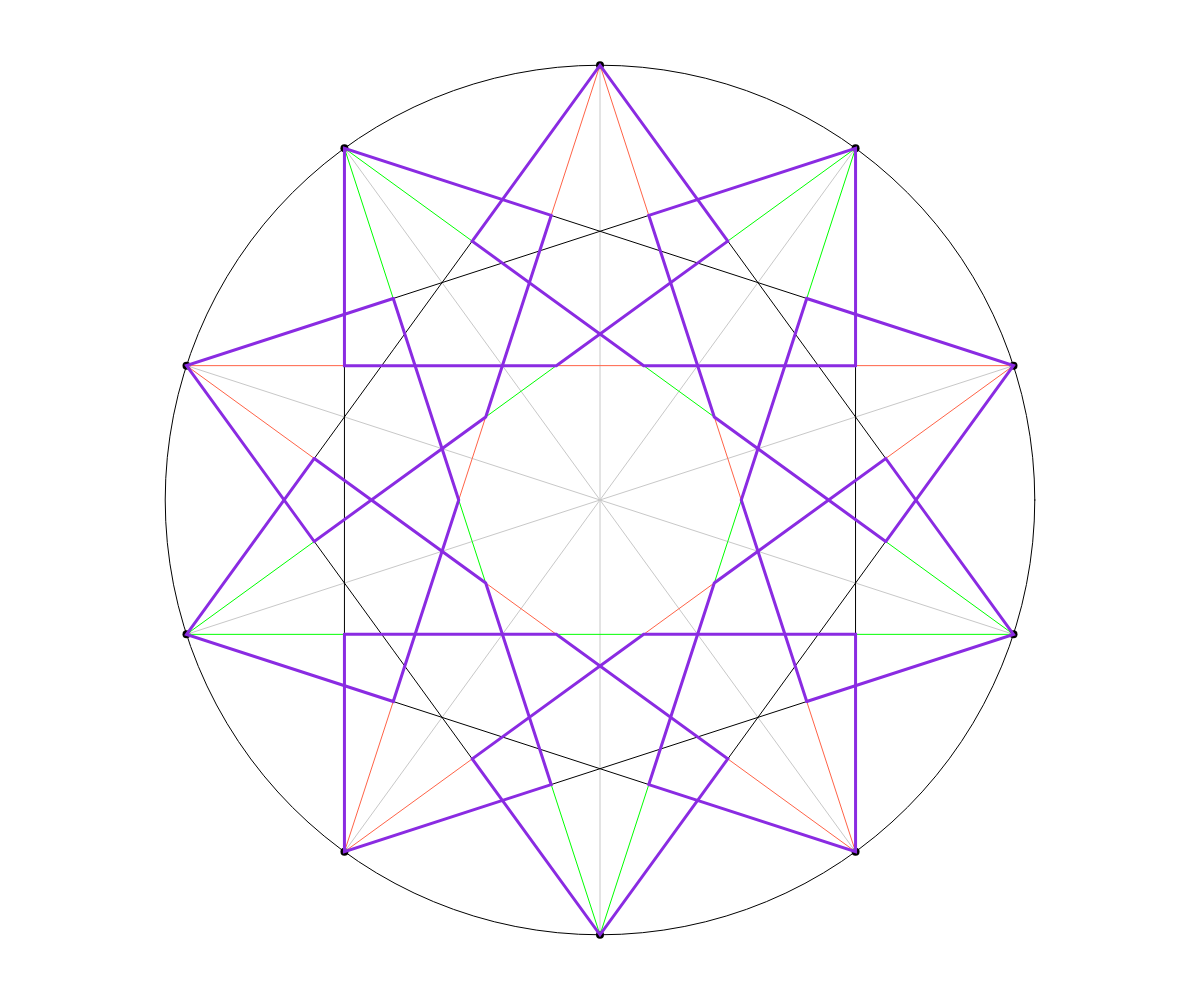
Frame 1 (no input)
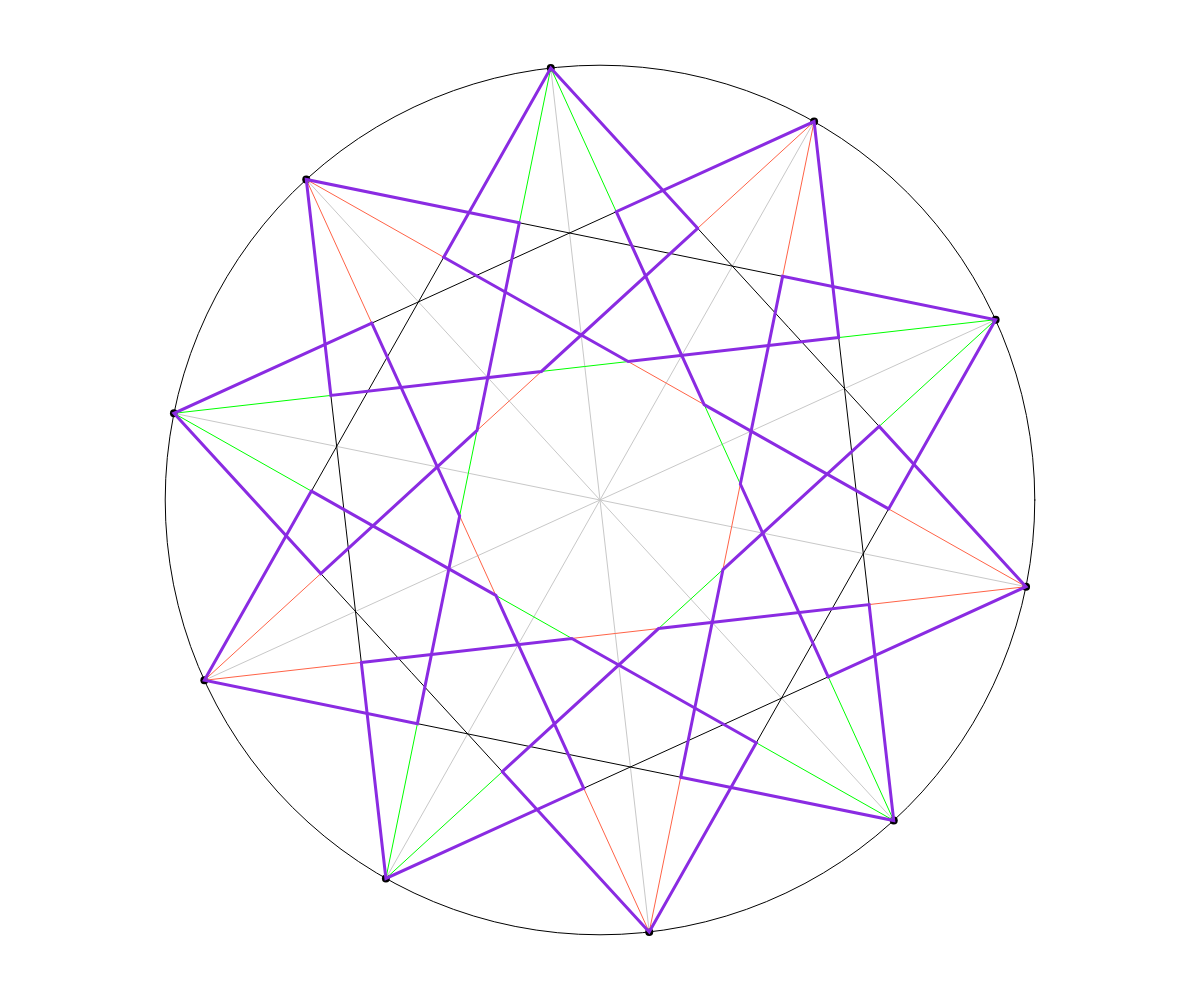
Frame 60 (no input)
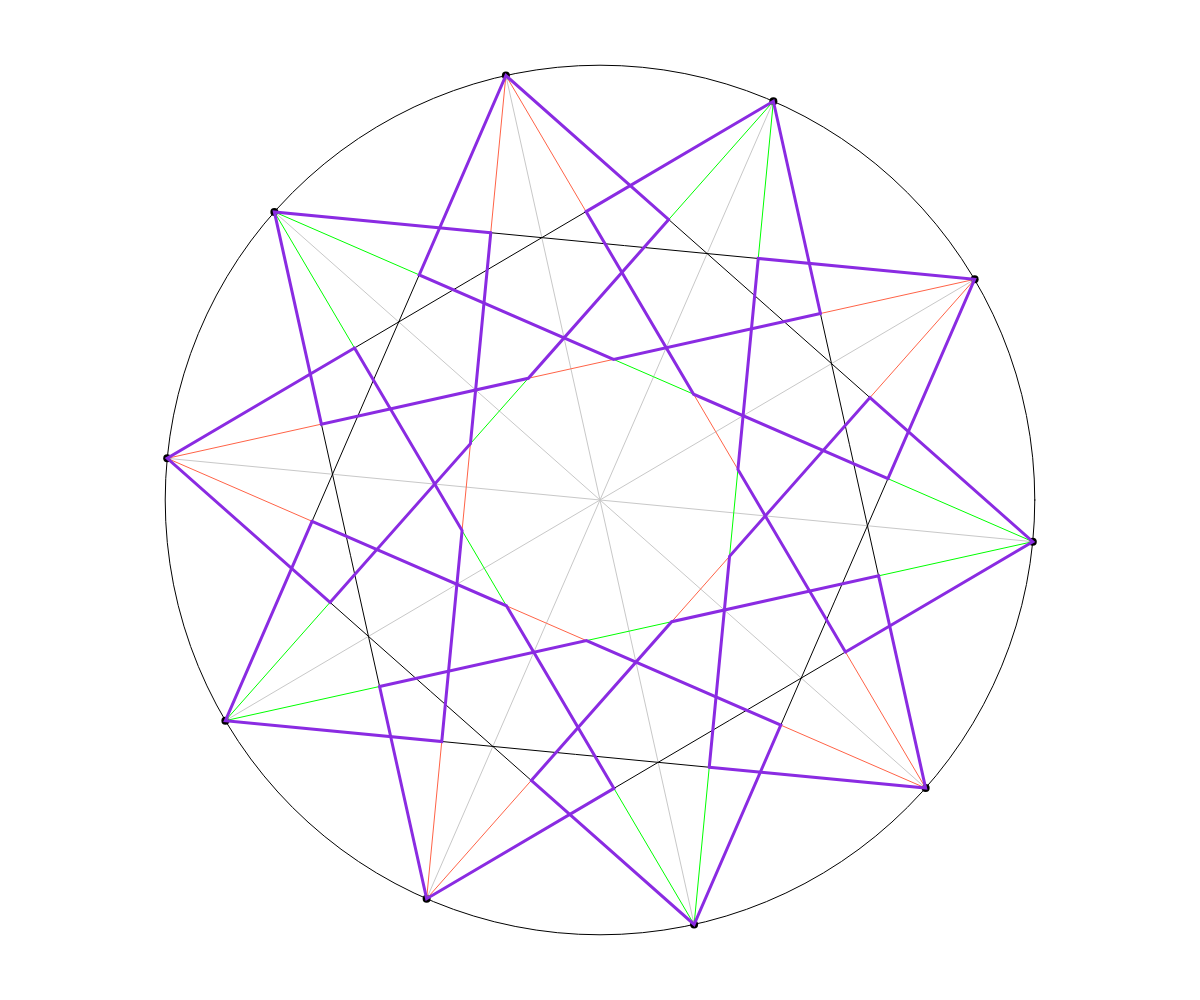
Frame 120 (the mouse pressed at the canvas centre since frame 60)

The p5.js sketch that drew these frames (run headless with seeded random() and noise() and a simulated clock; from frame 60 on, the mouse is pressed at the canvas centre):

// p5.js sketch
// ── sketch.js
var cPoints = [];
var nPoints = 10;
var r = 150;
var theta;
var piOffset;
var piSlices;

function makeLine(a, b) {
  line(a.x, a.y, b.x, b.y);
}

function rotatePoints() {
  for(var i = 0; i < cPoints.length; i++) {
    var newX = cPoints[i].x * cos(theta) - cPoints[i].y * sin(theta);
    var newY = cPoints[i].y * cos(theta) + cPoints[i].x * sin(theta);
    cPoints[i].x = newX;
    cPoints[i].y = newY;
  }
  // theta += 0.001;
}

function drawCircleAndPoints() {
  strokeWeight(1);
  ellipse(0, 0, r * 2, r * 2);
  strokeWeight(8);
  for(var i = 0; i < cPoints.length; i++) {
    point(cPoints[i].x, cPoints[i].y);
  }
}

function drawDividingLines() {
  strokeWeight(1);
  for (var i = 0; i < nPoints / 2; i++) {
    makeLine(cPoints[i], cPoints[i + 5]);
  }
}

function drawFirstStar() {
  strokeWeight(1);
  for (var i = 0; i < nPoints - 1; i += 2) {
    if (i + 4 >= nPoints) {
      makeLine(cPoints[i], cPoints[(i + 4) % nPoints])
    } else {
  		makeLine(cPoints[i], cPoints[i + 4]);
    }
  }
}

function drawSecondStar() {
  strokeWeight(1);
	for (var i = 1; i < nPoints; i += 2) {
    if (i + 4 >= nPoints) {
      makeLine(cPoints[i], cPoints[i + 4 - 10])
    } else {
  		makeLine(cPoints[i], cPoints[i + 4]);
    }
  }
}

function drawTenPointStar() {
  strokeWeight(1);
	for (var i = 0; i < nPoints; i ++) {
    if (i + 3 >= nPoints) {
      makeLine(cPoints[i], cPoints[i + 3 - 10])
    } else {
  		makeLine(cPoints[i], cPoints[i + 3]);
    }
  }
}
  

function drawIt() {
  stroke(0);
  drawCircleAndPoints();
  stroke(200);
  drawDividingLines();
  stroke('tomato');
  drawFirstStar();
  stroke('lime');
  drawSecondStar();
  stroke(0);
  drawTenPointStar();
  makeFinalLines();
}

function makeFinalLines() {
  for (let i = 0; i < nPoints; i++) {
  const xy1 = lineIntersect(cPoints[(i + 2 < nPoints) ? i + 2 : (i + 2) % nPoints], cPoints[(i + 8 < nPoints) ? i + 8 : (i + 8) % nPoints], cPoints[(i + 1 < nPoints) ? i + 1 : (i + 1) % nPoints], cPoints[(i + 4 < nPoints) ? i + 4 : (i + 4) % nPoints]);
  const xy2 = lineIntersect(cPoints[(i + 2 < nPoints) ? i + 2 : (i + 2) % nPoints], cPoints[(i + 8 < nPoints) ? i + 8 : (i + 8) % nPoints], cPoints[(i + 3 < nPoints) ? i + 3 : (i + 3) % nPoints], cPoints[(i + 9 < nPoints) ? i + 9 : (i + 9) % nPoints]);
  const xy3 = lineIntersect(cPoints[i], cPoints[(i + 7 < nPoints) ? i + 7 : (i + 7) % nPoints], cPoints[(i + 3 < nPoints) ? i + 3 : (i + 3) % nPoints], cPoints[(i + 9 < nPoints) ? i + 9 : (i + 9) % nPoints]);
  const xy4 = cPoints[i];
  const xy5 = lineIntersect(cPoints[i], cPoints[(i + 3 < nPoints) ? i + 3 : (i + 3) % nPoints], cPoints[(i + 1 < nPoints) ? i + 1 : (i + 1) % nPoints], cPoints[(i + 7 < nPoints) ? i + 7 : (i + 7) % nPoints]);
  // strokeWeight(8);
  // stroke('tomato');
  // point(xy1.x, xy1.y);
  // point(xy2.x, xy2.y);
  // point(xy3.x, xy3.y);
  // point(xy4.x, xy4.y);
  // point(xy5.x, xy5.y);
  strokeWeight(3);
  stroke('blueviolet');
  beginShape();
  vertex(xy1.x, xy1.y);
  vertex(xy2.x, xy2.y);
  vertex(xy3.x, xy3.y);
  vertex(xy4.x, xy4.y);
  vertex(xy5.x, xy5.y);
  endShape();
  }
}

function lineIntersect(p0, p1, p2, p3) {
		var A1 = p1.y - p0.y,
			B1 = p0.x - p1.x,
			C1 = A1 * p0.x + B1 * p0.y,
			A2 = p3.y - p2.y,
			B2 = p2.x - p3.x,
			C2 = A2 * p2.x + B2 * p2.y,
			denominator = A1 * B2 - A2 * B1;

		return {
			x: (B2 * C1 - B1 * C2) / denominator,
			y: (A1 * C2 - A2 * C1) / denominator
		}
	}

function setup() {
  r = (window.innerWidth < window.innerHeight) ? window.innerWidth / 2.3 : window.innerHeight / 2.3;
  theta = 0.5 * PI / 180;
  piOffset = -HALF_PI;
  piSlices = TWO_PI / nPoints;
  createCanvas(window.innerWidth, window.innerHeight);
  // background(0);
  // stroke(255);
  // strokeWeight(1);
  noFill();
  for (var i = piOffset; i < TWO_PI + piOffset; i += piSlices) {
    x = cos(i) * r;
    y = sin(i) * r;
    // point(x, y);
    cPoints.push(createVector(x, y));
  }
  // translate(width / 2, height / 2);
  // drawIt();
}

function draw() {
  background(255);
  translate(width / 2, height / 2);
  drawIt();
  rotatePoints();
}
